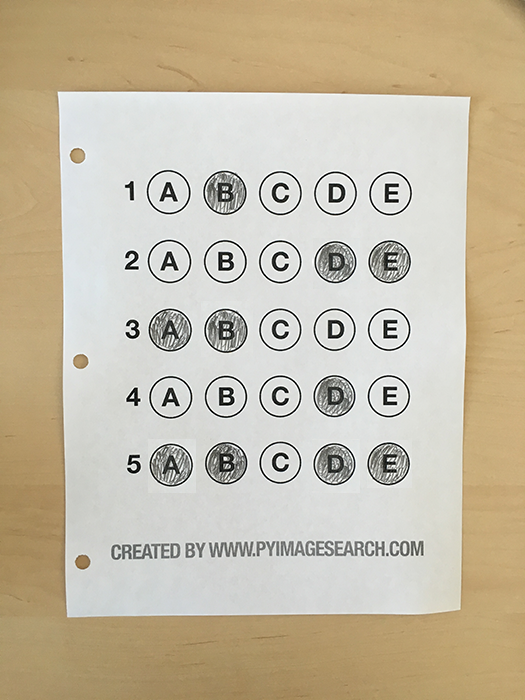
#> input picture src/com/cv/DetectObject/MultipleChoice/images/test_05.png, 525 x 700 px
$ python test_grader.py
#> lines starting #> are read from the running program, lines starting #| are printed output that depends on the picture; after the words box and inside, x2 and y2 are one past the last pixel; in counts of white or black regions, pixels touching at a corner belong together
### src/com/cv/SortContours/SortingContours.py
import cv2


def sort_contours(contours, method="left-to-right"):
    # initialize the reverse flag (ascending or descending)
    #       ascending: along to the x-axis location of the bounding box of the contour
    #               ascending: left-to-right, top-to-bottom (reverse = False)
    #               descending: right-to-left or bottom-to-top (reverse = True)
    if method == "right-to-left" or method == "bottom-to-top":
        reverse = True
    else:
        reverse = False

    # initialize the index of the bounding box
    #       sorting by vertically - y-coordinate: top-to-bottom, bottom-to-top
    #       sorting by horizontally - x-coordinate: left-to-right, right-to-left
    if method == "top-to-bottom" or method == "top-to-bottom":
        i = 1
    else:
        i = 0

    # construct the list of bounding boxes (including x,y,w,h)
    boundingBoxes = [cv2.boundingRect(c) for c in contours]

    # sort bounding boxes by direction (vertically or horizontally)
    (contours, boundingBoxes) = zip(*sorted(zip(contours, boundingBoxes), key=lambda b: b[1][i], reverse=reverse))

    # return the list of sorted contours and bounding boxes
    return (contours, boundingBoxes)

def draw_text_in_center_contour(image, contour, i):
    # compute the center (x,y) of the contour area
    M = cv2.moments(contour)
    center_X = int(M["m10"] / M["m00"])
    center_Y = int(M["m01"] / M["m00"])

    # draw a circle representing the center
    cv2.putText(image, "#{}".format(i + 1), (center_X - 25, center_Y), cv2.FONT_HERSHEY_SIMPLEX, 0.7, (0, 0, 255),
                2)

    # return the image with the contour number drawn on it
    return image

### src/com/cv/DetectObject/MultipleChoice/test_grader.py
import cv2
import imutils
import matplotlib.pyplot as plt
import numpy as np
from imutils.perspective import four_point_transform

from src.com.cv.SortContours.SortingContours import draw_text_in_center_contour
from src.com.cv.SortContours.SortingContours import sort_contours

# https://www.pyimagesearch.com/2016/10/03/bubble-sheet-multiple-choice-scanner-and-test-grader-using-omr-python-and-opencv/

# define the answer key which maps the question number to the correct answer
# Question #1: B
# Question #2: D, E
# Question #3: A, D, E
# Question #4: A, D
# Question #5: B
ANSWER_KEY = {0: [1], 1: [3, 4], 2: [0, 3, 4], 3: [0, 3], 4: [1]}

# init the number of correct user answers
user_correct_answers_number = 0

# load the image
image_path = "images/"
original_image = cv2.imread(image_path + "test_05.png")
#> original_image is the input picture: shape (700, 525, 3); mean B, G, R 166, 187.5, 198
# show original image
window_name = 'Original Image'
cv2.imshow(window_name, original_image)
cv2.waitKey()

# clone original image
copy_original_image = original_image.copy()

# convert the image to grayscale
gray_image = cv2.cvtColor(copy_original_image, cv2.COLOR_BGR2GRAY)
# show Gray image
window_name = 'Gray Image'
cv2.imshow(window_name, gray_image)
cv2.waitKey()

# Blurring
blurring_image = cv2.GaussianBlur(gray_image, (5, 5), 0)
# show Blurring image
window_name = 'Blurring Image'
cv2.imshow(window_name, blurring_image)
cv2.waitKey()

# find edges in the image
edged_image = cv2.Canny(blurring_image, 75, 200)
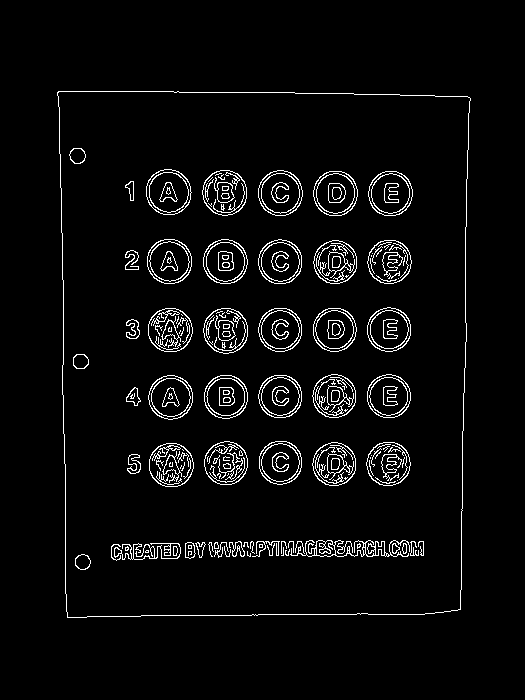
#> edged_image: shape (700, 525); 4.2% white in thin lines or dots, all inside (x1, y1, x2, y2) = (57, 91, 471, 618)
# show Edged image
window_name = 'Edged Image'
cv2.imshow(window_name, edged_image)
cv2.waitKey()

# find the contours in the edged image, keeping only the largest ones
contours = cv2.findContours(edged_image.copy(), cv2.RETR_EXTERNAL, cv2.CHAIN_APPROX_SIMPLE)
#> contours = 1 contour; box (x1, y1, x2, y2) and area: (57, 91, 471, 618) 209467
# parsing the contours for various versions of OpenCV.
contours = imutils.grab_contours(contours)

# if there is at least one contour which was found
if len(contours) > 0:
    # sorting our contours, from largest to smallest by calculating the area of the contour using and We now have only the 10 largest contours
    contours = sorted(contours, key=cv2.contourArea, reverse=True)

# initialize our contour
screenContour = None

# loop over the contours to determine which contour is the contour
for answer_contour in contours:
    # approximate the contour (xấp xỉ hình dạng của contour)
    perimeter = cv2.arcLength(answer_contour, True)
    approx = cv2.approxPolyDP(answer_contour, 0.02 * perimeter, True)
    # if our approximated contour has four points , then we can assume that we have found our screen
    # 4 điểm đại diện cho 4 điểm của hình chữ nhật cần tìm
    if len(approx) == 4:
        screenContour = approx
        break
#> this loop made 1 pass
#> (perimeter, screenContour) on pass 1: (1863.5, [[58, 91], [67, 617], [460, 609], [470, 98]])

# draw screen contour
cv2.drawContours(copy_original_image, [screenContour], -1, (0, 255, 0), 2)
#> copy_original_image: shape (700, 525, 3); 1.5% of pixels changed, all inside (x1, y1, x2, y2) = (57, 90, 472, 619)
# show Screen Contour
window_name = 'Screen Contour'
cv2.imshow(window_name, copy_original_image)
cv2.waitKey()

# convert points from 3D to 2D
points_2D = screenContour.reshape(4, 2)
#> points_2D = [[58, 91], [67, 617], [460, 609], [470, 98]]
# apply the four point transform to obtain a top-down view of the original image
screen_image = four_point_transform(original_image, points_2D)

# show screen image
fig = plt.figure("Perspective Transform")
images = ("Original Image", original_image), ("Screen Image", screen_image)
for (i, (name, image)) in enumerate(images):
    ax = fig.add_subplot(1, 2, i + 1)
    ax.set_title(name)
    plt.imshow(cv2.cvtColor(image, cv2.COLOR_BGR2RGB))
    plt.axis("off")
#> this loop made 2 passes
# show the figure
plt.show()

# (Do ảnh mờ nên sẽ áp dụng thresholding để làm ảnh rõ hơn)
# convert the screen Image to grayscale
gray_screen_image = cv2.cvtColor(screen_image, cv2.COLOR_BGR2GRAY)
# show Gray Screen Image
window_name = 'Gray Screen Image'
cv2.imshow(window_name, gray_screen_image)
cv2.waitKey()

# apply Otsu's thresholding method to binarize the warped piece of paper
binary_screen_image = cv2.threshold(gray_screen_image, 0, 255, cv2.THRESH_BINARY_INV | cv2.THRESH_OTSU)[1]
#> binary_screen_image: shape (526, 412); 9.6% white; 87 white regions (13 under 20 px)
# show Binary Screen Image
window_name = 'Binary Screen Image'
cv2.imshow(window_name, binary_screen_image)
cv2.waitKey()

# find the contours in the Binary Screen image
screenContours = cv2.findContours(binary_screen_image.copy(), cv2.RETR_EXTERNAL, cv2.CHAIN_APPROX_SIMPLE)
#> screenContours = 68 contours, 13 with area under 20; largest, box (x1, y1, x2, y2) and area: (310, 348, 355, 393) 1512, (142, 211, 186, 256) 1484, (86, 347, 130, 391) 1474, (310, 278, 354, 322) 1459, (254, 348, 298, 392) 1450
# parsing the contours for various versions of OpenCV.
screenContours = imutils.grab_contours(screenContours)

# initialize our answers contour
answerContours = []

# loop over the contours to determine which contour is the answers contour
for answer_contour in screenContours:
    # compute the bounding box of each the contour, then use the bounding box to derive the aspect ratio
    (x, y, w, h) = cv2.boundingRect(answer_contour)
    ratio = w / float(h)

    # detect answer (nêu width = height thì là answers contour cần tìm)
    if w >= 20 and h >= 20 and ratio >= 0.9 and ratio <= 1.1:
        answerContours.append(answer_contour)
#> this loop made 68 passes
#> (x, y, w, h, ratio) on passes 2 to 9: (191, 462, 3, 3, 1), (9, 461, 16, 15, 1.07), (357, 452, 14, 15, 0.933), (346, 451, 10, 16, 0.625), (335, 451, 10, 16, 0.625), (320, 451, 9, 16, 0.562), (309, 451, 9, 16, 0.562), (298, 451, 10, 15, 0.667)
#> after the loop, answerContours = 25 contours; largest, box (x1, y1, x2, y2) and area: (310, 348, 355, 393) 1512, (142, 211, 186, 256) 1484, (86, 347, 130, 391) 1474, (310, 278, 354, 322) 1459, (254, 348, 298, 392) 1450

# draw answer contours
copy_screen_image = screen_image.copy()
cv2.drawContours(copy_screen_image, answerContours, -1, (0, 255, 0), 2)
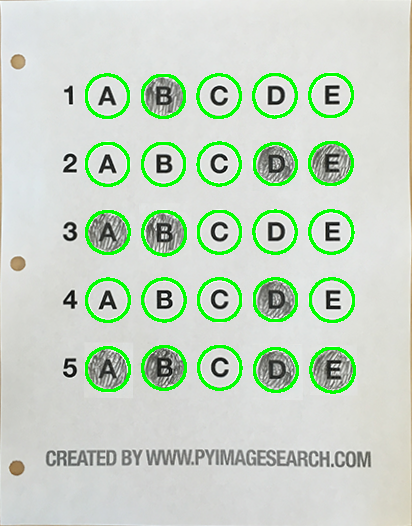
#> copy_screen_image: shape (526, 412, 3); mean B, G, R 197, 213.7, 198.7
# show Answer Contour
window_name = 'Answer Contours'
cv2.imshow(window_name, copy_screen_image)
cv2.waitKey()

# SORT answer contours top-to-bottom
# draw text in center contours in screen contour image
unsorted_contour_image = copy_screen_image.copy()
# loop over the unsorted contours and draw contour
for (i, answer_contour) in enumerate(answerContours):
    unsorted_contour_image = draw_text_in_center_contour(unsorted_contour_image, answer_contour, i)
#> this loop made 25 passes
#> (center_X in draw_text_in_center_contour, center_Y in draw_text_in_center_contour) on passes 1 to 8: (332, 369), (275, 369), (107, 368), (219, 367), (163, 367), (331, 299), (274, 299), (219, 299)
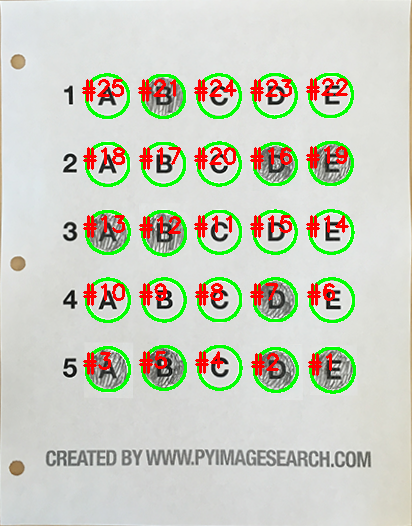
#> unsorted_contour_image: shape (526, 412, 3); mean B, G, R 191.7, 206.3, 203

# sort the answer contours top-to-bottom
method = "top-to-bottom"
answerContours, _ = sort_contours(answerContours, method)
#> in sort_contours, `boundingBoxes = [cv2.boundingRect(c) for c in contours]`: boundingBoxes = 25 items, first 6: (310, 348, 45, 45), (254, 348, 44, 44), (86, 347, 44, 44), (198, 346, 44, 44), (142, 346, 44, 44), (310, 278, 44, 44)
#> in sort_contours, `(contours, boundingBoxes) = zip(*sorted(zip(contours, boundingBoxes), ..`: contours has the same summary as answerContours outside sort_contours; boundingBoxes = 25 items, first 6: (309, 74, 44, 43), (253, 74, 44, 44), (197, 74, 44, 44), (86, 74, 43, 44), (142, 75, 43, 43), (309, 142, 44, 43)

# draw text in center contours in screen contour image
sorted_contour_image = copy_screen_image.copy()
# loop over the sorted contours and draw contour
for (i, answer_contour) in enumerate(answerContours):
    sorted_contour_image = draw_text_in_center_contour(sorted_contour_image, answer_contour, i)
#> this loop made 25 passes
#> (center_X in draw_text_in_center_contour, center_Y in draw_text_in_center_contour) on passes 1 to 8: (330, 94), (274, 95), (218, 95), (106, 95), (162, 95), (330, 162), (218, 163), (274, 163)
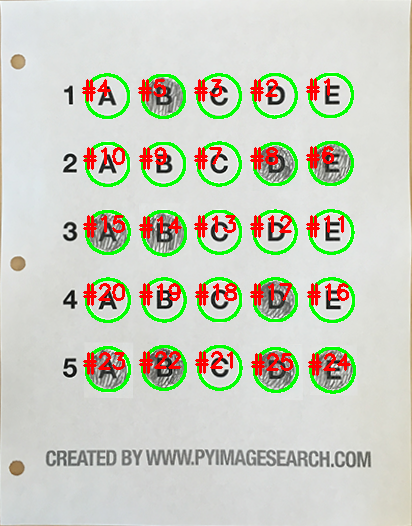
#> sorted_contour_image: shape (526, 412, 3); mean B, G, R 191.8, 206.4, 203

# show compare contour sorting
fig = plt.figure("Sorting Answer Contours Screen by " + method)
images = ("Unsorted", unsorted_contour_image), ("Sorted", sorted_contour_image)
# show the image
for (i, (name, image)) in enumerate(images):
    ax = fig.add_subplot(1, 2, i + 1)
    ax.set_title(name)
    plt.imshow(cv2.cvtColor(image, cv2.COLOR_BGR2RGB))
    plt.axis("off")
#> this loop made 2 passes
# show the figure
plt.show()

# init image after each marking step
marking_image = screen_image.copy()

# caculate total number of answers
total_number_of_answers = len(answerContours)
#> total_number_of_answers = 25
# each question has 5 possible answers)
# np.arange(0, 30, 5): [ 0  5 10 15 20 25]
# (question_number, first_index) =
#       (0, 0)
#       (1, 5)
#       (2, 10)
#       (3, 15)
#       (4, 20)
#       (5, 25)
# (question_number là số thứ tự của câu hỏi, first_index: là số thứ tự đầu tiên của câu trả lời)
for (question_number, first_answer_index) in enumerate(np.arange(0, total_number_of_answers, 5)):

    # get contours of current question
    current_question_contours = answerContours[first_answer_index:first_answer_index + 5]

    # draw current question contours
    copy_screen_image = screen_image.copy()
    cv2.drawContours(copy_screen_image, current_question_contours, -1, (0, 255, 0), 2)
    # show Current Question Contour
    window_name = 'Question ' + str((question_number + 1)) + " Contours Image: "
    cv2.imshow(window_name, copy_screen_image)
    cv2.waitKey()

    # SORT current question contours by left-to-right
    # draw text in center contours in Current Question Contour image
    unsorted_contour_image = copy_screen_image.copy()
    # loop over the unsorted contours and draw contour
    for (i, answer_contour) in enumerate(current_question_contours):
        unsorted_contour_image = draw_text_in_center_contour(unsorted_contour_image, answer_contour, i)

    # sort the current question contours by left to right
    method = "left-to-right"
    current_question_contours, _ = sort_contours(current_question_contours, method)

    # draw text in center contours in answer screen contour image
    sorted_contour_image = copy_screen_image.copy()
    # loop over the sorted contours and draw contour
    for (i, answer_contour) in enumerate(current_question_contours):
        sorted_contour_image = draw_text_in_center_contour(sorted_contour_image, answer_contour, i)

    # show compare contour sorting
    fig = plt.figure("Sorting Question " + str((question_number + 1)) + " Contours by " + method)
    images = ("Unsorted", unsorted_contour_image), ("Sorted", sorted_contour_image)
    # show the image
    for (i, (name, image)) in enumerate(images):
        ax = fig.add_subplot(1, 2, i + 1)
        ax.set_title(name)
        plt.imshow(cv2.cvtColor(image, cv2.COLOR_BGR2RGB))
        plt.axis("off")
    # show the figure
    plt.show()

    # initialize the index of the user answer
    user_answers = []

    # loop over the each answer contours
    for (answer_number, answer_contour) in enumerate(current_question_contours):
        # construct mask for current answer
        # Mask: định nghĩa phần nào sẽ là foreground và phần nào sẽ background sau khi merge Image
        #       vùng màu trắng - 255 sẽ là foreground
        #       phần màu đen - 0 sẽ là background
        mask_image = np.zeros(binary_screen_image.shape, dtype="uint8")
        # show Mask Image
        window_name = 'Mask Image (step 1): '
        cv2.imshow(window_name, mask_image)
        cv2.waitKey()

        # draw answer contour to mask image
        cv2.drawContours(mask_image, [answer_contour], -1, (255, 255, 255), -1)
        # show Current Mask image
        window_name = 'Mask Image (step 2): '
        cv2.imshow(window_name, mask_image)
        cv2.waitKey()

        # apply the mask to the binary screen image
        answer_contour_image = cv2.bitwise_and(binary_screen_image, binary_screen_image, mask=mask_image)
        # show Current Answer Contour Image
        window_name = 'Contour Answer ' + str((answer_number + 1)) + " of Question Image: "
        cv2.imshow(window_name, answer_contour_image)
        cv2.waitKey()

        # count the number of non-zero pixels in the answer contour area
        non_zero_pixel_amount = cv2.countNonZero(answer_contour_image)
        print("non-zero pixel amount: ", non_zero_pixel_amount)

        # nếu contour > 450 thì sẽ xác định là user chọn đáp án này
        if non_zero_pixel_amount > 650:
            answer = (answer_number, answer_contour)
            # user_answer = (non_zero_pixel_amount, answer_number)
            user_answers.append(answer)

    # initialize the index of the correct answers
    correct_answer_indexs = ANSWER_KEY[question_number]

    # init user answer index
    user_answer_indexs = []
    for user_answer in user_answers:
        user_answer_indexs.append(user_answer[0])
    print("user answer: ", user_answer_indexs)

    # check to see if the user answer is correct
    if correct_answer_indexs == user_answer_indexs:
        color = (0, 255, 0)  # green
        user_correct_answers_number += 1
    else:
        # the user answer is incorrect
        color = (0, 0, 255)  # red

    # init answer contours
    answer_contours = []
    for i in correct_answer_indexs:
        answer_contours.append(current_question_contours[i])

    # draw the outline of the correct answer on the test
    cv2.drawContours(marking_image, answer_contours, -1, color, 3)
    # show Result each Question Image
    window_name = 'Question ' + str((question_number + 1)) + ' Marking Image'
    cv2.imshow(window_name, marking_image)
    cv2.waitKey()
#> this loop made 5 passes
#> answer_contour_image: shape (526, 412); 0.46% white; 1 white region, box (x1, y1, x2, y2) and area: (310, 348, 355, 393) 1004
#> marking_image: shape (526, 412, 3); mean B, G, R 200.6, 205.7, 206.5
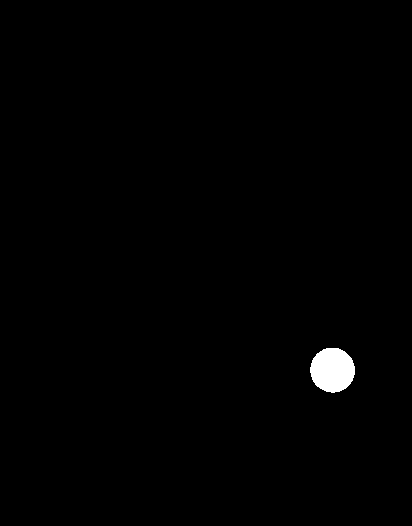
#> mask_image: shape (526, 412); 0.73% white; 1 white region, box (x1, y1, x2, y2) and area: (310, 348, 355, 393) 1576
#> after the loop, user_correct_answers_number = 2

# init total questions number
total_question_number = 5
# caculate final user point
cv2.putText(marking_image, "{}/{}".format(user_correct_answers_number, total_question_number), (10, 30),
            cv2.FONT_HERSHEY_SIMPLEX, 0.9, (0, 0, 255), 2)
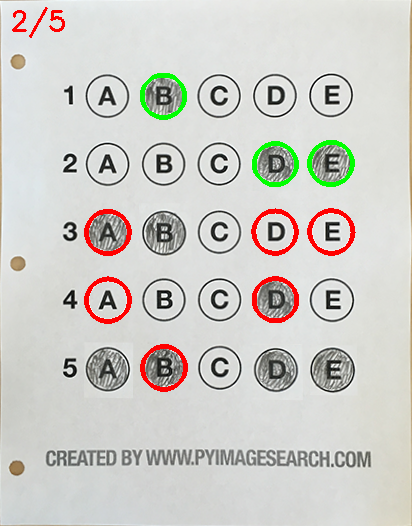
#> marking_image: shape (526, 412, 3); mean B, G, R 200.1, 205.3, 206.5
# show Marking Image
window_name = 'Final Marking Image'
cv2.imshow(window_name, marking_image)
cv2.waitKey()

# show compare marking
fig = plt.figure("Marking")
images = ("Orignal Image", original_image), ("Marking", marking_image)
# show the image
for (i, (name, image)) in enumerate(images):
    ax = fig.add_subplot(1, 2, i + 1)
    ax.set_title(name)
    plt.imshow(cv2.cvtColor(image, cv2.COLOR_BGR2RGB))
    plt.axis("off")
#> this loop made 2 passes
# show the figure
plt.show()
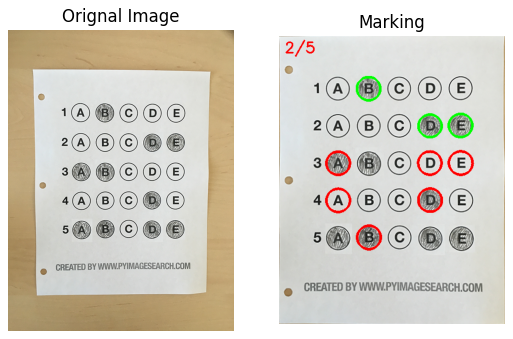
#> figure drawn by matplotlib, 2 panels
